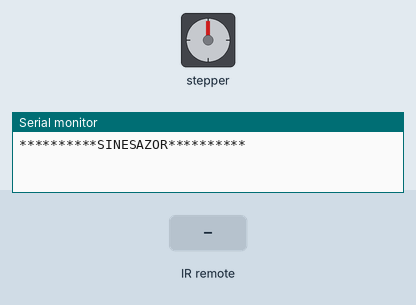
Simulated run of this sketch. Board: Arduino Uno, built with avr-gcc and run on an emulated ATmega328P. Shown: stepper motor, the last lines printed to the serial monitor. The inputs (shaded band) are chosen by the test bench. Stepper angles assume 2048 steps per turn.

Above: at 1.2 s.
1.3 s: infrared code 0xFFA857 received
At 1.75 s:
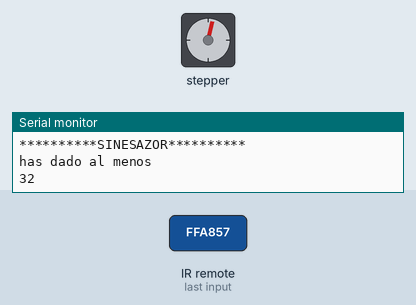
At 2.35 s:
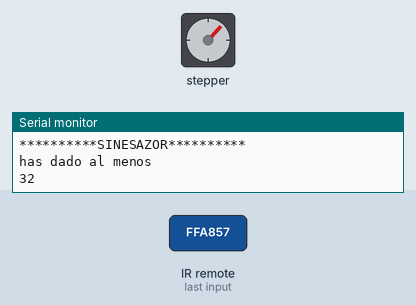
10.3 s: infrared code 0xFF629D received
At 11.19 s:
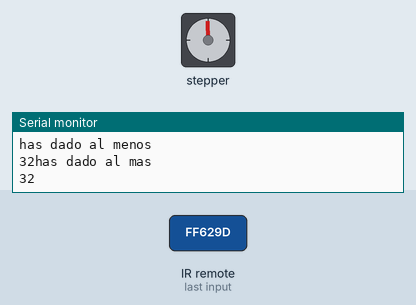
Timing chart, 0 to 19.3 s (numbered marks = the images above; inputs shaded):
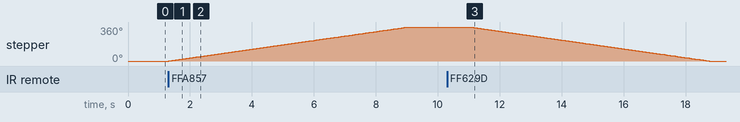

Measured:
- after the input at 1.3 s, stepper: turns 360° clockwise in 7.7 s, starting at once
- after the input at 10.3 s, stepper: turns 360° counter-clockwise in 7.7 s, starting after 0.74 s

The sketch:

Origianl_With_Remote.ino
```cpp
//www.elegoo.com
//2016.12.12

#include "Stepper.h"
#include "IRremote.h"

/*----- Variables, Pins -----*/
#define STEPS  32   // Number of steps per revolution of Internal shaft
int  Steps2Take;  // 2048 = 1 Revolution
int receiver = 12; // Signal Pin of IR receiver to Arduino Digital Pin 6

/*-----( Declare objects )-----*/
// Setup of proper sequencing for Motor Driver Pins
// In1, In2, In3, In4 in the sequence 1-3-2-4

Stepper small_stepper(STEPS, 8, 10, 9, 11);
IRrecv irrecv(receiver);    // create instance of 'irrecv'
decode_results results;     // create instance of 'decode_results'

void setup()
{
  irrecv.enableIRIn(); // Start the receiver
  Serial.begin(9600);
  Serial.print("**********SINESAZOR**********");
  Serial.print('\n');

}

void loop()
{
if (irrecv.decode(&results)) // have we received an IR signal?

  {
    switch(results.value)

    {

      case 0xFFA857: // VOL- button pressed
                      Serial.print("has dado al menos");
                      Serial.print('\n');

                      Serial.print(STEPS);

                      small_stepper.setSpeed(500); //Max seems to be 500
                      Steps2Take  =  2048;  // Rotate CW
                      small_stepper.step(Steps2Take);
                      delay(2000);
                      break;

      case 0xFF629D: // VOL- button pressed
                      Serial.print("has dado al mas");
                      Serial.print('\n');

                      Serial.print(STEPS);
                      small_stepper.setSpeed(500);
                      Steps2Take  =  -2048;  // Rotate CCW
                      small_stepper.step(Steps2Take);
                      delay(2000);
                      break;

    }

      irrecv.resume(); // receive the next value
                 digitalWrite(8, LOW);
                 digitalWrite(9, LOW);
                 digitalWrite(10, LOW);
                 digitalWrite(11, LOW);
  }


}/* --end main loop -- */
```
